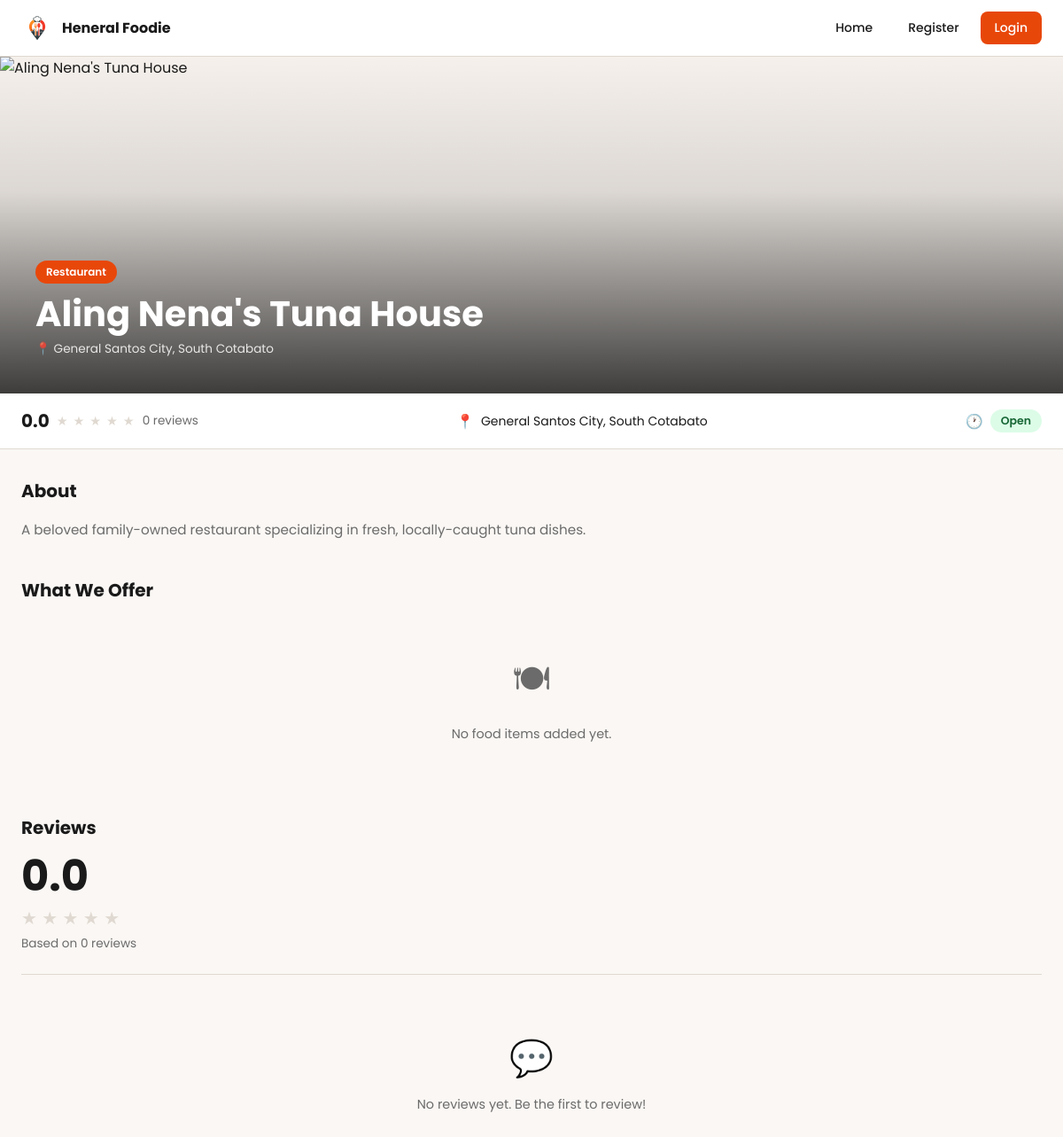
Before: /store/60d1510a-5c80-4a01-964a-d337dad9bec8 with the older database file.
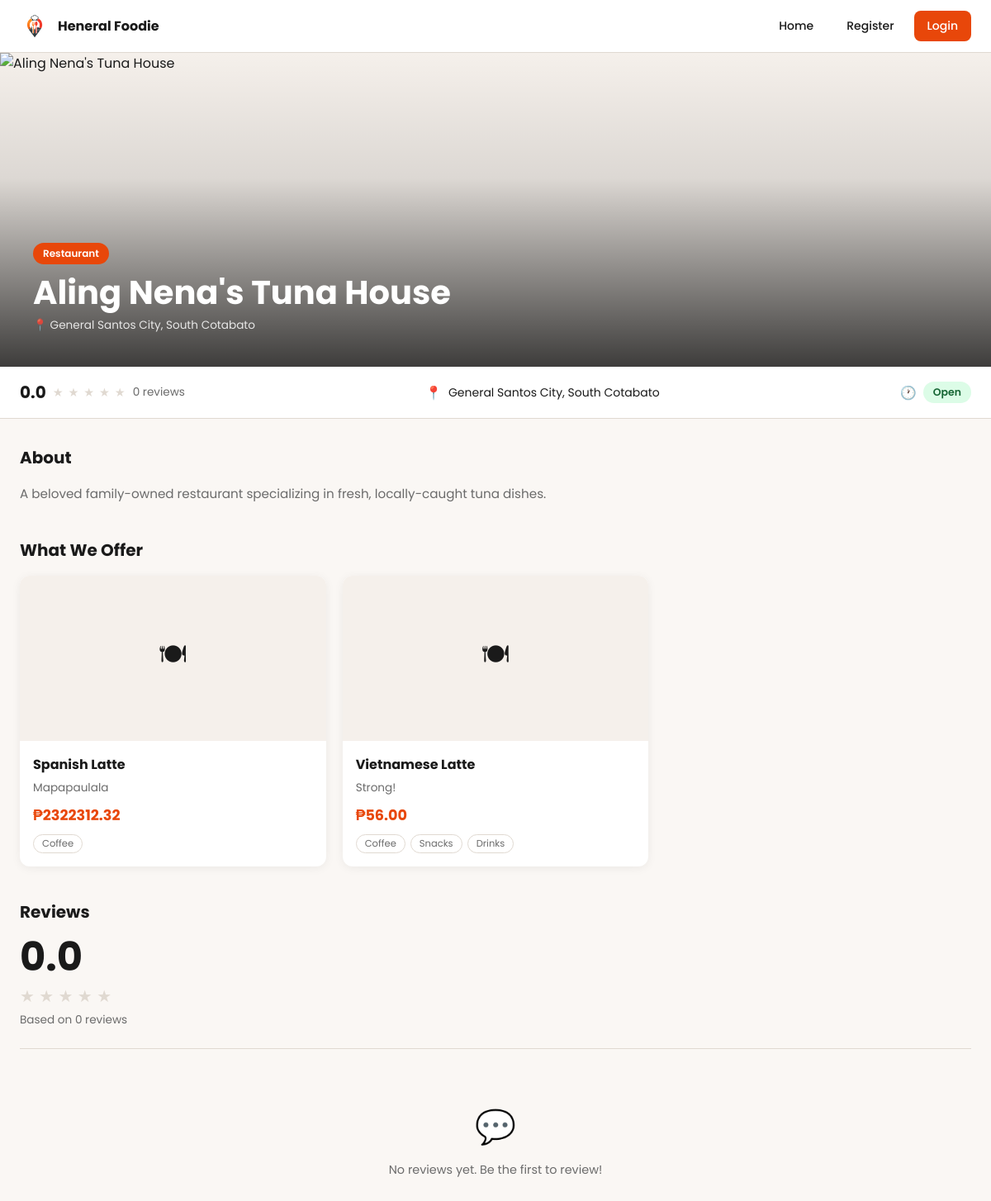
After: the same page with the newer database file.
### app/models/store.py (models this page shows, shortened)
class Store(db.Model):
    __tablename__ = 'stores'
    id = db.Column(db.String(36), primary_key=True, default=lambda: str(uuid.uuid4()))
    vendor_id = db.Column(db.String(36), db.ForeignKey('users.id'), nullable=False)
    name = db.Column(db.String(100), nullable=False)
    description = db.Column(db.Text, nullable=True)
    address = db.Column(db.String(255), nullable=True)
    category = db.Column(db.String(50), nullable=True)
    status = db.Column(db.String(20), nullable=False, default='pending')
    average_rating = db.Column(db.Float, default=0.0)
    review_count = db.Column(db.Integer, default=0)
    created_at = db.Column(db.DateTime, default=datetime.utcnow)
    updated_at = db.Column(db.DateTime, default=datetime.utcnow, onupdate=datetime.utcnow)
    vendor = db.relationship('User', backref='stores')
    reviews = db.relationship('Review', backref='store', lazy='dynamic', cascade='all, delete-orphan')
    images = db.relationship('StoreImage', backref='store', lazy='dynamic', cascade='all, delete-orphan')
    food_items = db.relationship('FoodItem', backref='store', lazy='dynamic', cascade='all, delete-orphan')

### app/models/image.py (models this page shows, shortened)
class FoodItem(db.Model):
    __tablename__ = 'food_items'
    id = db.Column(db.String(36), primary_key=True, default=lambda: str(uuid.uuid4()))
    store_id = db.Column(db.String(36), db.ForeignKey('stores.id'), nullable=False)
    name = db.Column(db.String(100), nullable=False)
    description = db.Column(db.Text, nullable=True)
    price = db.Column(db.Numeric(10, 2), nullable=False)
    category_1 = db.Column(db.String(50), nullable=False)   # Required — at least one category
    category_2 = db.Column(db.String(50), nullable=True)    # Optional
    category_3 = db.Column(db.String(50), nullable=True)    # Optional
    image_filename = db.Column(db.String(255), nullable=True)
    created_at = db.Column(db.DateTime, default=datetime.utcnow)
    updated_at = db.Column(db.DateTime, default=datetime.utcnow, onupdate=datetime.utcnow)

### app/routes/store.py (the view)
@store.route('/store/<store_id>')
def store_detail(store_id):
    store = Store.query.get_or_404(store_id)
    return render_template('store/store_detail.html', store=store)

### app/templates/store/store_detail.html (shortened to what this page needs)
{% extends 'base.html' %}
{% block styles %}
<link rel="stylesheet" href="{{ url_for('static', filename='css/store_detail.css') }}">
{% endblock %}
{% block content %}
<div class="store-hero">
    {% if store.images.first() %}
        <img src="{{ url_for('static', filename='uploads/' + store.images.first().filename) }}" alt="{{ store.name }}">
    {% else %}
        <img src="https://images.unsplash.com/photo-1504674900247-0877df9cc836?w=1200&q=80" alt="{{ store.name }}">
    {% endif %}
    <div class="store-hero-overlay">
        <span class="store-category-badge">{{ store.category | replace('_', ' ') | title }}</span>
        <h1 class="store-hero-name">{{ store.name }}</h1>
        <p class="store-hero-address">📍 {{ store.address or 'General Santos City' }}</p>
    </div>
</div>
<div class="store-info-bar">
    <div class="store-info-bar-inner">
        <div class="info-item">
            <span class="rating-number">{{ "%.1f"|format(store.average_rating) }}</span>
            <span class="stars">
                {% for i in range(1, 6) %}
                    {% if i <= store.average_rating %}★{% else %}<span class="stars-empty">★</span>{% endif %}
                {% endfor %}
            </span>
            <span class="review-count">{{ store.review_count }} reviews</span>
        </div>
        <div class="info-item">
            <span class="info-item-icon">📍</span>
            {{ store.address or 'General Santos City' }}
        </div>
        <div class="info-item">
            <span class="info-item-icon">🕐</span>
            {% if store.status == 'approved' %}
                <span class="status-badge approved">Open</span>
            {% elif store.status == 'pending' %}
                <span class="status-badge pending">Pending Approval</span>
            {% else %}
                <span class="status-badge rejected">Rejected</span>
            {% endif %}
        </div>
    </div>
</div>
<div class="store-content">
    <div class="store-about">
        <h2 class="section-title">About</h2>
        <p>{{ store.description or 'No description provided yet.' }}</p>
    </div>
    <div class="store-food-items">
        <h2 class="section-title">What We Offer</h2>
        {% set food_items = store.food_items.all() %}
        {% if food_items %}
            <div class="food-grid">
                {% for item in food_items %}
                <div class="food-card">
                    {% if item.image_filename %}
                        <img class="food-card-image"
                             src="{{ url_for('static', filename='uploads/' + item.image_filename) }}"
                             alt="{{ item.name }}">
                    {% else %}
                        <div class="food-card-image-placeholder">🍽</div>
                    {% endif %}
                    <div class="food-card-body">
                        <h3 class="food-card-name">{{ item.name }}</h3>
                        <p class="food-card-description">{{ item.description or '' }}</p>
                        <p class="food-card-price">₱{{ "%.2f"|format(item.price) }}</p>
                        <div class="food-card-tags">
                            {% if item.category_1 %}
                                <span class="food-tag">{{ item.category_1 | replace('_', ' ') | title }}</span>
                            {% endif %}
                            {% if item.category_2 %}
                                <span class="food-tag">{{ item.category_2 | replace('_', ' ') | title }}</span>
                            {% endif %}
                            {% if item.category_3 %}
                                <span class="food-tag">{{ item.category_3 | replace('_', ' ') | title }}</span>
                            {% endif %}
                        </div>
                    </div>
                </div>
                {% endfor %}
            </div>
        {% else %}
            <div class="empty-state">
                <span class="empty-state-icon">🍽</span>
                No food items added yet.
            </div>
        {% endif %}
    </div>
    <div class="store-reviews">
        <h2 class="section-title">Reviews</h2>
        <div class="reviews-summary">
            <div class="reviews-summary-rating">{{ "%.1f"|format(store.average_rating) }}</div>
            <div class="reviews-summary-stars">
                {% for i in range(1, 6) %}
                    {% if i <= store.average_rating %}★{% else %}<span style="color: var(--input-border)">★</span>{% endif %}
                {% endfor %}
            </div>
            <div class="reviews-summary-count">Based on {{ store.review_count }} reviews</div>
        </div>
        {% set reviews = store.reviews.all() %}
        {% if reviews %}
            {% for review in reviews %}
            <div class="review-card">
                <div class="review-header">
                    <span class="review-author">{{ review.author.username }}</span>
                    <span class="review-date">{{ review.created_at.strftime('%B %Y') }}</span>
                </div>
                <div class="review-stars">
                    {% for i in range(1, 6) %}
                        {% if i <= review.rating %}★{% else %}<span style="color: var(--input-border)">★</span>{% endif %}
                    {% endfor %}
                </div>
                <p class="review-text">{{ review.review_text }}</p>
            </div>
            {% endfor %}
        {% else %}
            <div class="empty-state">
                <span class="empty-state-icon">💬</span>
                No reviews yet. Be the first to review!
            </div>
        {% endif %}
    </div>
</div>
{% endblock %}

### app/templates/base.html (shortened to what this page needs)
<!DOCTYPE html>
<html lang="en">
<head>
    <link rel="stylesheet" href="{{ url_for('static', filename='css/main.css') }}">
    {% block styles %}{% endblock %}
</head>
<body>
    <nav class="navbar">
        <div class="navbar-container">
            <a href="{{ url_for('main.index') }}" class="navbar-brand">
                <img src="{{ url_for('static', filename='images/logo.png') }}" alt="Heneral Foodie Logo" class="navbar-logo">
                <span class="navbar-name">Heneral Foodie</span>
            </a>
            <div class="navbar-menu" id="navbarMenu">
                <a href="{{ url_for('main.index') }}" class="nav-link">Home</a>
                {% if current_user.is_authenticated %}
                    {% if current_user.is_vendor %}
                        <a href="#" class="nav-link">My Store</a>
                    {% endif %}
                    {% if current_user.is_admin %}
                        <a href="#" class="nav-link">Admin Dashboard</a>
                    {% endif %}
                    <a href="{{ url_for('auth.logout') }}" class="nav-link nav-link-outline">Logout</a>
                {% else %}
                    <a href="{{ url_for('auth.register') }}" class="nav-link">Register</a>
                    <a href="{{ url_for('auth.login') }}" class="nav-link nav-link-primary">Login</a>
                {% endif %}
            </div>
        </div>
    </nav>
    <main>
        {% block content %}{% endblock %}
    </main>
</body>
</html>

### app/static/css/main.css (style rules this page uses)
:root { --primary: #E8470A; --primary-hover: #C93D08; --background: #FAF7F4; --card: #FFFFFF; --text-dark: #1A1A1A; --text-muted: #6B6B6B; --input-bg: #F5F0EB; --input-border: #E0D9D1; --success-bg: #F0FBF0; --success-border: #4CAF50; --success-text: #2E7D32; --error-text: #D32F2F; --error-bg: #FFF0F0; --error-border: #F44336; --navbar-height: 64px; }
* { margin: 0; padding: 0; box-sizing: border-box; }
body { font-family: 'Poppins', sans-serif; background-color: var(--background); color: var(--text-dark); min-height: 100vh; }
a { text-decoration: none; color: inherit; }
.navbar { position: sticky; top: 0; z-index: 100; background: var(--card); border-bottom: 1px solid var(--input-border); height: var(--navbar-height); display: flex; align-items: center; }
.navbar-container { width: 100%; max-width: 1200px; margin: 0 auto; padding: 0 24px; display: flex; align-items: center; justify-content: space-between; }
.navbar-brand { display: flex; align-items: center; gap: 10px; text-decoration: none; }
.navbar-logo { width: 36px; height: 36px; border-radius: 50%; object-fit: cover; }
.navbar-name { font-size: 1rem; font-weight: 700; color: var(--text-dark); }
.navbar-menu { display: none; align-items: center; gap: 8px; }
.nav-link { padding: 8px 16px; border-radius: 8px; font-size: 0.875rem; font-weight: 500; color: var(--text-dark); transition: background 0.2s; }
.nav-link-primary { background: var(--primary); color: white; }
@media (min-width: 768px) { .navbar-menu { display: flex; } }

Changed rows visible on the page:
added FoodItem: name "Spanish Latte", description "Mapapaulala", price "2322312.32", category_1 "Coffee"
added FoodItem: name "Vietnamese Latte", description "Strong!", price "56.00", category_1 "Coffee", category_2 "Snacks", category_3 "Drinks"
Other visible differences:
text no longer shown: "🍽 No food items added yet."
